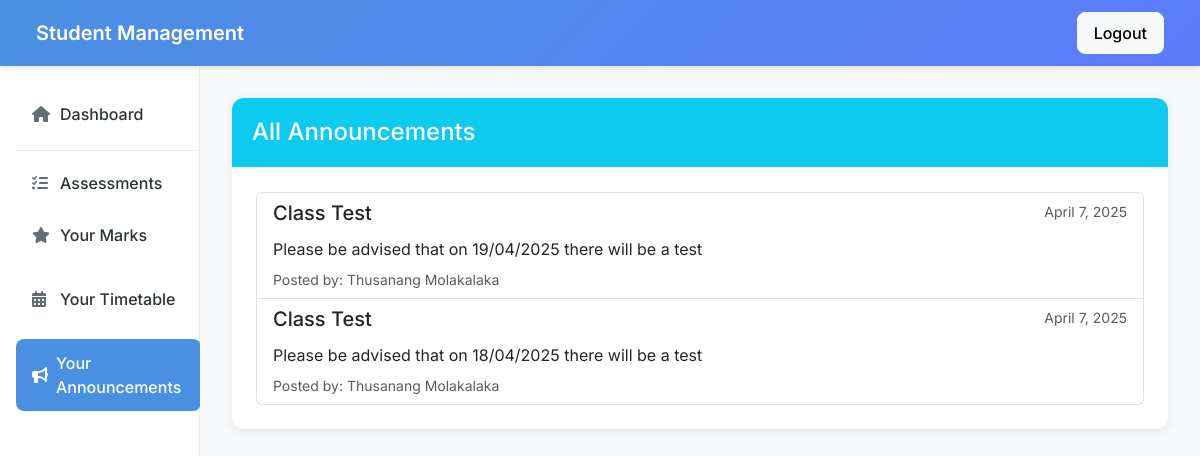
Page /announcements/all/ (signed in) on the committed database.
### management/models.py (models this page shows, shortened)
class Announcement(models.Model):
    title = models.CharField(max_length=200)
    content = models.TextField()
    tutor = models.ForeignKey(Tutor, on_delete=models.CASCADE)
    date_posted = models.DateTimeField(auto_now_add=True)
    important = models.BooleanField(default=False)

class Tutor(models.Model):
    user = models.OneToOneField(CustomUser, on_delete=models.CASCADE)
    phone = models.CharField(max_length=15)
    subject_expertise = models.CharField(max_length=100)

class CustomUser(AbstractUser):
    is_tutor = models.BooleanField(default=False)
    is_student = models.BooleanField(default=False)

### management/views.py (the view)
# urls.py: path('announcements/all/', views.view_announcements_all, name='view_announcements_all'),
@login_required
def view_announcements_all(request):
    if request.user.is_tutor:
        tutor = get_object_or_404(Tutor, user=request.user)
        announcements = Announcement.objects.filter(tutor=tutor).order_by('-date_posted')
    else:
        announcements = Announcement.objects.all().order_by('-date_posted')
    return render(request, 'management/view_announcements.html', {
        'announcements': announcements,
        'is_tutor': request.user.is_tutor
    })

### management/templates/management/view_announcements.html (shortened to what this page needs)
{% extends 'base.html' %}
{% block content %}
<div class="card">
    <div class="card-header bg-info text-white d-flex justify-content-between align-items-center">
        <h4 class="mb-0">{% if is_tutor %}Your Created Announcements{% else %}All Announcements{% endif %}</h4>
    </div>
    <div class="card-body">
        {% if announcements %}
            <div class="list-group">
                {% for announcement in announcements %}
                    <div class="list-group-item">
                        <div class="d-flex w-100 justify-content-between mb-2">
                            <h5 class="mb-1">{{ announcement.title }}</h5>
                            <small class="text-muted">{{ announcement.date_posted|date:"F j, Y" }}</small>
                        </div>
                        <p class="mb-1">{{ announcement.content }}</p>
                        <div class="d-flex justify-content-between align-items-center mt-2">
                            <small class="text-muted">Posted by: {{ announcement.tutor.user.get_full_name }}</small>
                        </div>
                    </div>
                {% endfor %}
            </div>
        {% else %}
            <p class="text-muted">No announcements available yet.</p>
        {% endif %}
    </div>
</div>
{% endblock %}

### management/templates/base.html (style rules this page uses)
:root { --primary-color: #4a90e2; --secondary-color: #f5f6fa; --accent-color: #5c7cfa; --success-color: #51cf66; --danger-color: #ff6b6b; --warning-color: #ffd43b; --text-primary: #2d3436; --text-secondary: #636e72; --border-color: #e9ecef; }
body { font-family: 'Inter', -apple-system, BlinkMacSystemFont, 'Segoe UI', Roboto, sans-serif; color: var(--text-primary); background-color: #f8f9fa; }
.card { border: none; border-radius: 12px; box-shadow: 0 2px 12px rgba(0,0,0,0.08); transition: transform 0.2s ease, box-shadow 0.2s ease; background: white; margin-bottom: 1.5rem; }
.card-header { border-bottom: 1px solid var(--border-color); padding: 1.25rem; background-color: white; border-radius: 12px 12px 0 0 !important; }
.card-body { padding: 1.5rem; }

### rows in the picture
Announcement: title "Class Test", date_posted "April 7, 2025", content "Please be advised that on 19/04/2025 there will be a test", tutor.user.get_full_name "Thusanang Molakalaka"
Announcement: title "Class Test", date_posted "April 7, 2025", content "Please be advised that on 18/04/2025 there will be a test", tutor.user.get_full_name "Thusanang Molakalaka"
